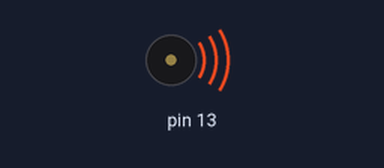
Simulated run of this sketch. Board: Arduino Uno, built with avr-gcc and run on an emulated ATmega328P. Parts: buzzer (waves = sounding).

Above: at 1.0 s.
At 5.5 s:
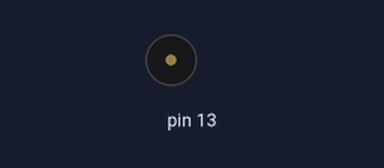
Timing chart, 0 to 6.9 s (numbered marks = the images above):
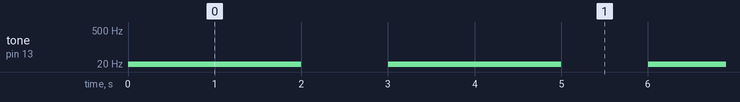

The sketch:

sketch_may25a.ino
```cpp
void setup() {
  // put your setup code here, to run once:
  pinMode(13,OUTPUT);
}

void loop() {
  // put your main code here, to run repeatedly:
  tone(13,10,2000);
  delay(3000);
}
```

Measured:
- by itself, tone on pin 13: alternates 10 Hz for 2.0 s and silent for 1.0 s
